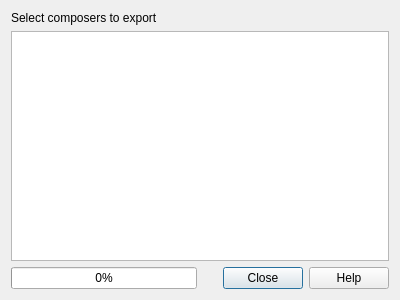
<?xml version="1.0" encoding="UTF-8"?>
<ui version="4.0">
 <class>Dialog</class>
 <widget class="QDialog" name="Dialog">
  <property name="geometry">
   <rect>
    <x>0</x>
    <y>0</y>
    <width>400</width>
    <height>300</height>
   </rect>
  </property>
  <property name="windowTitle">
   <string>Print Templates Creator</string>
  </property>
  <layout class="QGridLayout" name="gridLayout">
   <item row="0" column="0">
    <widget class="QLabel" name="label">
     <property name="text">
      <string>Select composers to export</string>
     </property>
    </widget>
   </item>
   <item row="1" column="0" colspan="2">
    <widget class="QListWidget" name="lstComposers">
     <property name="editTriggers">
      <set>QAbstractItemView::NoEditTriggers</set>
     </property>
     <property name="alternatingRowColors">
      <bool>true</bool>
     </property>
     <property name="selectionMode">
      <enum>QAbstractItemView::ExtendedSelection</enum>
     </property>
    </widget>
   </item>
   <item row="2" column="0">
    <widget class="QProgressBar" name="progressBar">
     <property name="value">
      <number>0</number>
     </property>
    </widget>
   </item>
   <item row="2" column="1">
    <widget class="QDialogButtonBox" name="buttonBox">
     <property name="orientation">
      <enum>Qt::Horizontal</enum>
     </property>
     <property name="standardButtons">
      <set>QDialogButtonBox::Close|QDialogButtonBox::Help</set>
     </property>
    </widget>
   </item>
  </layout>
 </widget>
 <resources/>
 <connections>
  <connection>
   <sender>buttonBox</sender>
   <signal>accepted()</signal>
   <receiver>Dialog</receiver>
   <slot>accept()</slot>
   <hints>
    <hint type="sourcelabel">
     <x>248</x>
     <y>254</y>
    </hint>
    <hint type="destinationlabel">
     <x>157</x>
     <y>274</y>
    </hint>
   </hints>
  </connection>
  <connection>
   <sender>buttonBox</sender>
   <signal>rejected()</signal>
   <receiver>Dialog</receiver>
   <slot>reject()</slot>
   <hints>
    <hint type="sourcelabel">
     <x>316</x>
     <y>260</y>
    </hint>
    <hint type="destinationlabel">
     <x>286</x>
     <y>274</y>
    </hint>
   </hints>
  </connection>
 </connections>
</ui>
